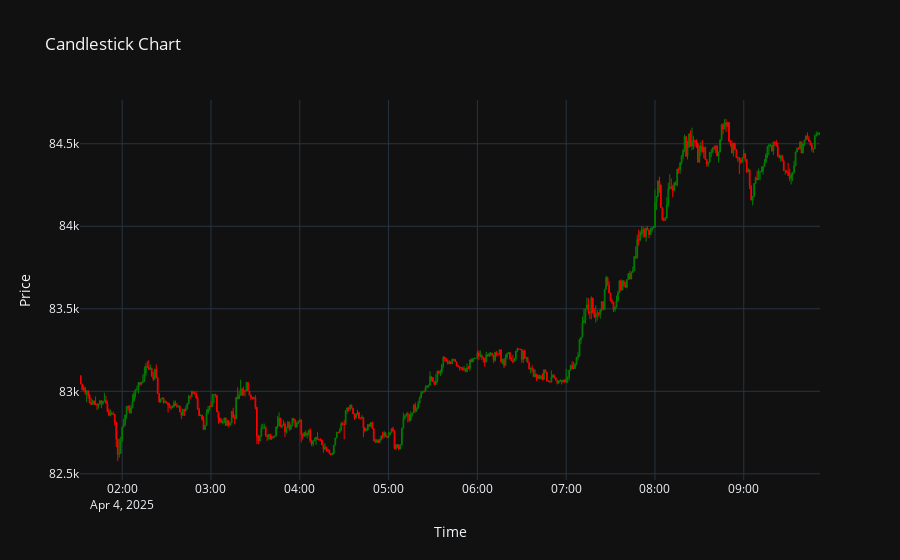

The notebook cell saved with this chart:
### Code cell
candle_visualizer.plot_candlestick(data.iloc[sample_start_point:sample_start_point+500])

### Figure 1 — Plotly figure (JSON) as saved in the notebook; plotly's stock layout.template omitted (floating-point values rounded to 4 significant figures; data arrays with more than 128 entries replaced by an {"elided": "..."} marker saying what was removed)
{"data": [{"close": {"elided": "500 float values"}, "decreasing": {"line": {"color": "red"}}, "high": {"elided": "500 float values"}, "increasing": {"line": {"color": "green"}}, "line": {"width": 1}, "low": {"elided": "500 float values"}, "name": "Candles", "open": {"elided": "500 float values"}, "type": "candlestick", "whiskerwidth": 0.2, "x": {"elided": "500 str values"}}], "layout": {"title": {"text": "Candlestick Chart"}, "xaxis": {"rangeslider": {"visible": false}, "title": {"text": "Time"}}, "yaxis": {"title": {"text": "Price"}}}}
